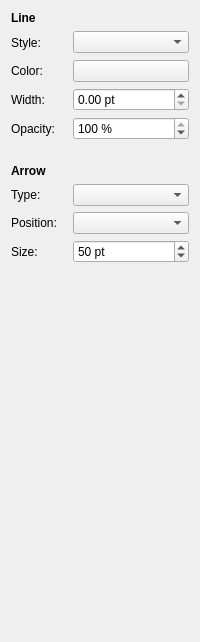
     <widget class="QWidget" name="tabLine">
      <attribute name="title">
       <string>Line</string>
      </attribute>
      <layout class="QGridLayout" name="gridLayout_3">
       <item row="0" column="0">
        <widget class="QLabel" name="lLine">
         <property name="font">
          <font>
           <weight>75</weight>
           <bold>true</bold>
          </font>
         </property>
         <property name="text">
          <string>Line</string>
         </property>
        </widget>
       </item>
       <item row="1" column="0">
        <widget class="QLabel" name="lLineStyle">
         <property name="text">
          <string>Style:</string>
         </property>
        </widget>
       </item>
       <item row="1" column="1">
        <spacer name="horizontalSpacer_2">
         <property name="orientation">
          <enum>Qt::Horizontal</enum>
         </property>
         <property name="sizeType">
          <enum>QSizePolicy::Fixed</enum>
         </property>
         <property name="sizeHint" stdset="0">
          <size>
           <width>10</width>
           <height>23</height>
          </size>
         </property>
        </spacer>
       </item>
       <item row="1" column="2">
        <widget class="KComboBox" name="cbLineStyle">
         <property name="sizePolicy">
          <sizepolicy hsizetype="Expanding" vsizetype="Fixed">
           <horstretch>0</horstretch>
           <verstretch>0</verstretch>
          </sizepolicy>
         </property>
        </widget>
       </item>
       <item row="2" column="0">
        <widget class="QLabel" name="lLineColor">
         <property name="text">
          <string>Color:</string>
         </property>
        </widget>
       </item>
       <item row="2" column="2">
        <widget class="KColorButton" name="kcbLineColor">
         <property name="sizePolicy">
          <sizepolicy hsizetype="Preferred" vsizetype="Fixed">
           <horstretch>0</horstretch>
           <verstretch>0</verstretch>
          </sizepolicy>
         </property>
        </widget>
       </item>
       <item row="3" column="0">
        <widget class="QLabel" name="lLineWidth">
         <property name="text">
          <string>Width:</string>
         </property>
        </widget>
       </item>
       <item row="3" column="2">
        <widget class="QDoubleSpinBox" name="sbLineWidth">
         <property name="suffix">
          <string> pt</string>
         </property>
         <property name="decimals">
          <number>2</number>
         </property>
         <property name="maximum">
          <double>100.000000000000000</double>
         </property>
         <property name="singleStep">
          <double>0.500000000000000</double>
         </property>
        </widget>
       </item>
       <item row="4" column="0">
        <widget class="QLabel" name="lLineOpacity">
         <property name="text">
          <string>Opacity:</string>
         </property>
        </widget>
       </item>
       <item row="4" column="2">
        <widget class="QSpinBox" name="sbLineOpacity">
         <property name="sizePolicy">
          <sizepolicy hsizetype="Preferred" vsizetype="Fixed">
           <horstretch>0</horstretch>
           <verstretch>0</verstretch>
          </sizepolicy>
         </property>
         <property name="toolTip">
          <string>The opacity ranges from 0 to 100, where 0 is fully transparent and 100 is fully opaque.</string>
         </property>
         <property name="suffix">
          <string> %</string>
         </property>
         <property name="prefix">
          <string/>
         </property>
         <property name="minimum">
          <number>0</number>
         </property>
         <property name="maximum">
          <number>100</number>
         </property>
         <property name="singleStep">
          <number>10</number>
         </property>
         <property name="value">
          <number>100</number>
         </property>
        </widget>
       </item>
       <item row="5" column="0">
        <spacer name="verticalSpacer_13">
         <property name="orientation">
          <enum>Qt::Vertical</enum>
         </property>
         <property name="sizeType">
          <enum>QSizePolicy::Fixed</enum>
         </property>
         <property name="sizeHint" stdset="0">
          <size>
           <width>20</width>
           <height>18</height>
          </size>
         </property>
        </spacer>
       </item>
       <item row="6" column="0">
        <widget class="QLabel" name="lArrow">
         <property name="font">
          <font>
           <weight>75</weight>
           <bold>true</bold>
          </font>
         </property>
         <property name="text">
          <string>Arrow</string>
         </property>
        </widget>
       </item>
       <item row="7" column="0">
        <widget class="QLabel" name="lArrowType">
         <property name="text">
          <string>Type:</string>
         </property>
        </widget>
       </item>
       <item row="7" column="2">
        <widget class="KComboBox" name="cbArrowType">
         <property name="sizePolicy">
          <sizepolicy hsizetype="Expanding" vsizetype="Fixed">
           <horstretch>0</horstretch>
           <verstretch>0</verstretch>
          </sizepolicy>
         </property>
        </widget>
       </item>
       <item row="8" column="0">
        <widget class="QLabel" name="lArrowPosition">
         <property name="text">
          <string>Position:</string>
         </property>
        </widget>
       </item>
       <item row="8" column="2">
        <widget class="KComboBox" name="cbArrowPosition">
         <property name="sizePolicy">
          <sizepolicy hsizetype="Expanding" vsizetype="Fixed">
           <horstretch>0</horstretch>
           <verstretch>0</verstretch>
          </sizepolicy>
         </property>
        </widget>
       </item>
       <item row="9" column="0">
        <widget class="QLabel" name="lArrowSize">
         <property name="text">
          <string>Size:</string>
         </property>
        </widget>
       </item>
       <item row="9" column="2">
        <widget class="QSpinBox" name="sbArrowSize">
         <property name="sizePolicy">
          <sizepolicy hsizetype="Preferred" vsizetype="Fixed">
           <horstretch>0</horstretch>
           <verstretch>0</verstretch>
          </sizepolicy>
         </property>
         <property name="toolTip">
          <string>The opacity ranges from 0 to 100, where 0 is fully transparent and 100 is fully opaque.</string>
         </property>
         <property name="suffix">
          <string> pt</string>
         </property>
         <property name="prefix">
          <string/>
         </property>
         <property name="minimum">
          <number>0</number>
         </property>
         <property name="maximum">
          <number>100</number>
         </property>
         <property name="singleStep">
          <number>10</number>
         </property>
         <property name="value">
          <number>50</number>
         </property>
        </widget>
       </item>
       <item row="10" column="0">
        <spacer name="verticalSpacer_5">
         <property name="orientation">
          <enum>Qt::Vertical</enum>
         </property>
         <property name="sizeHint" stdset="0">
          <size>
           <width>18</width>
           <height>368</height>
          </size>
         </property>
        </spacer>
       </item>
      </layout>
     </widget>
